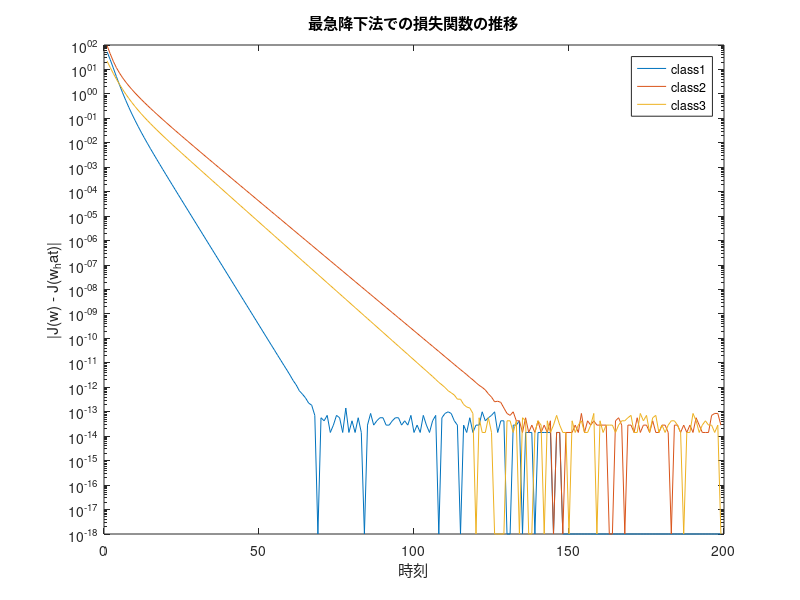

MATLAB code to generate this figure:
n = 200;% data amount
d = 4;% data dimension
c = 3;% class
x = 3 * (rand(n, d) - 0.5);
W = [2, -1, 0.5;
-3, 2, 1;
1, 2, 3];
[maxlogit, y] =max( [x(:, 1:2), ones(n, 1)] * W' + 0.5 * randn(n, c), [], 2);
y_onehot = (y == 1:c)*2-1;

% multiclass SGD
lr = 10.^(-1 .* 2) ;% learning rate: const
x = x';
y = y';
y_onehot = y_onehot';
w = ones(d,c); % initial param.
lambda =1;
loop = 200;
nab_J_step = @(w,x,y) exp(-y'*(w'*x))/(1+exp(-y'*(w'*x))) *(-y).*(x);
J_step = @(w,x,y) log(1+exp(-y*(w'*x)));
J_history = zeros(loop,c);
for t = 1:loop
    for class = 1:c
        nab_Jstep = zeros(d,1);
        for i=1:n
            nab_Jstep = nab_Jstep + nab_J_step(w(:,class),x(:,i),y_onehot(class,i));
        end
        w(:,class) = w(:,class) - lr .* (nab_Jstep +2.* lambda.*w(:,class)) ;
        Jstep = 0;
        for i=1:n
            Jstep = Jstep + J_step(w(:,class),x(:,i),y_onehot(class,i));
        end
        J_history(t,class) = Jstep + lambda * (w(:,class)'*w(:,class));
    end
end
w
predict = w'*x;
for t = 1:loop
    [M, I] = max(predict(:,t));
    label = -1 .* ones(1,c);
    label(1,I) = 1;
    predict(:,t) = label(1,:);
end
result = (predict == y_onehot)*1;
fprintf("Accuracy: %.4f \n",sum(result(:))/(c*n));
J_history = abs(J_history - J_history(loop,:) + 1e-18.*ones(size(J_history)));% 1e-18 : To avoid log(0)
semilogy(J_history(1:loop-1,1));
hold on
semilogy(J_history(1:loop-1,2));
semilogy(J_history(1:loop-1,3));
legend('class1', 'class2', 'class3');
title('最急降下法での損失関数の推移')
xlabel('時刻')
ylabel('|J(w) - J(w_hat)|')
hold off